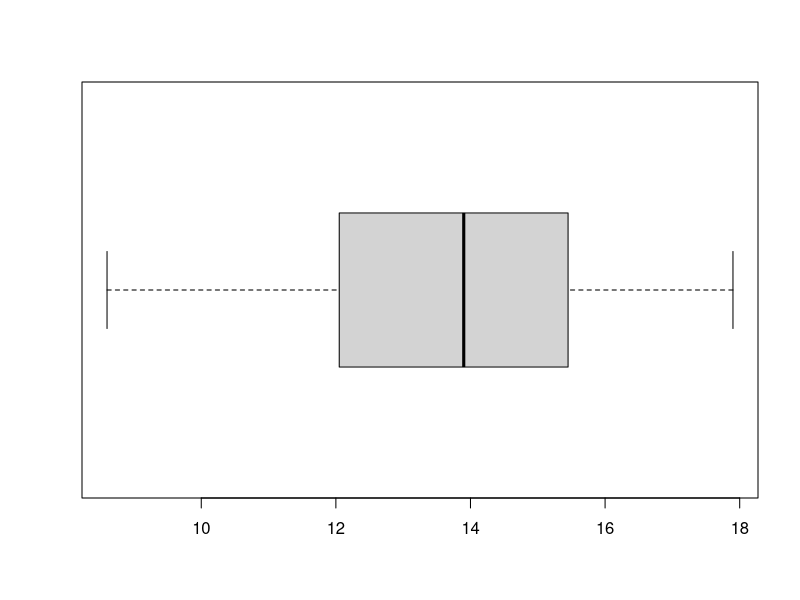
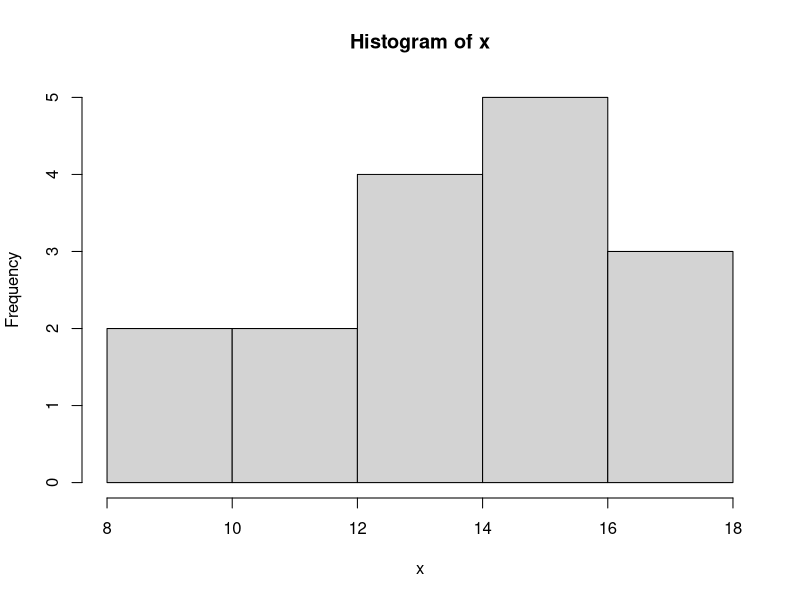
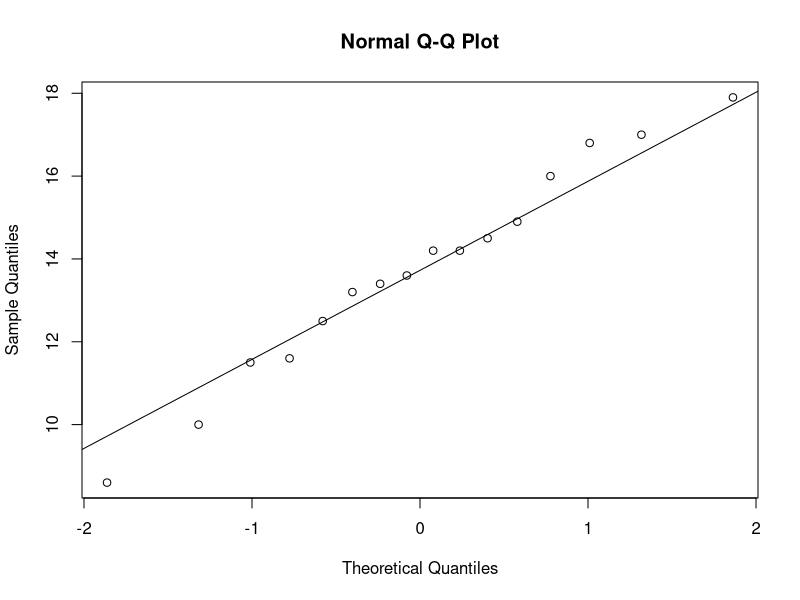

R code for these plots, in order: (Note: this script raises an error after producing the figures.)
## ---- chunk 1
x = c(10.0, 13.6, 13.2, 11.6, 12.5, 14.2, 14.9, 14.5, 13.4, 8.6, 11.5, 16.0, 14.2, 16.8, 17.9, 17.0)

boxplot(x, horizontal = T)
hist(x)
qqnorm(x)
qqline(x)
shapiro.test(x)
## ---- chunk 2
t.test(x)
## ---- chunk 3
t.test(x, conf.level = 0.95)
t.test(x, conf.level = 0.90)
## ---- chunk 4
r = rnorm(20, 5, 2)
t.test(r, conf.level = 0.90)
## ---- chunk 5
count = 0
for(i in 1:100){ 
  r = rnorm(20, 5, 2)
  t = t.test(r, conf.level = 0.90)
  if (5 < t$conf.int[2] & 5 > t$conf.int[1]) {
    count = count +  1
  }
}
count

## ---- chunk 6
prop.test(87, 150, conf.level = 0.92)
## ---- chunk 7
shapiro.test(rat)
t.test(rat, conf.level = 0.96)
## ---- chunk 8
shapiro.test(exec.pay)
wilcox.test(exec.pay, conf.int = T, conf.level = 0.96)
## ---- chunk 9
shapiro.test(malpract)
wilcox.test(malpract, conf.int = T, conf.level = 0.96)
